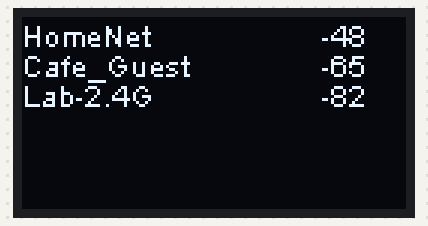
The sketch below on a simulated ESP8266 (NodeMCU). Parts: 128×64 one-colour display. A WiFi scan finds three made-up networks.

Above: at 2.2 s.

The sketch:

WifiScanOLED.ino
```cpp
// -*- c++ -*-

#include <Wire.h>
#include "SSD1306Wire.h"
#include "ESP8266WiFi.h"

SSD1306Wire display(0x3c, 2, 0);  //OLED on GPIO2 and GPIO0
int n; //number of nets found
int y; //scroll index into nets list

void setup()
{
  // Set WiFi to station mode and disconnect from an AP if it was previously connected
  WiFi.mode(WIFI_STA);
  WiFi.disconnect();
  delay(100);

  display.init();
  display.flipScreenVertically();
  display.setFont(ArialMT_Plain_10);
  display.setTextAlignment(TEXT_ALIGN_LEFT);
}

void scroll_nets()
{
  int outindex, row, ndisp;
  display.clear();
  ndisp = min(6, n); //num of rows (nets) to display
  for(row=0; row < ndisp; row++)
  {
    outindex = row + y;
    if (outindex >= n)
      outindex -= n;
    display.drawString(00, 10*row, WiFi.SSID(outindex));
    display.drawString(100, 10*row, String(WiFi.RSSI(outindex)));
  }
  //update scroll pointer
  if (n > 6)
  {
    y++;
    if (y==n)
      y=0;
  }
  display.display();
}

void loop()
{
   // every 12 scroll steps (re)scan for nets
   n = WiFi.scanNetworks();
   y = 0; //reset scroll pointer
   // scroll found nets to OLED for 12 steps
   for (int z=0; z < 12; z++)
   {
      scroll_nets();
      delay(600);
   }
}
```
